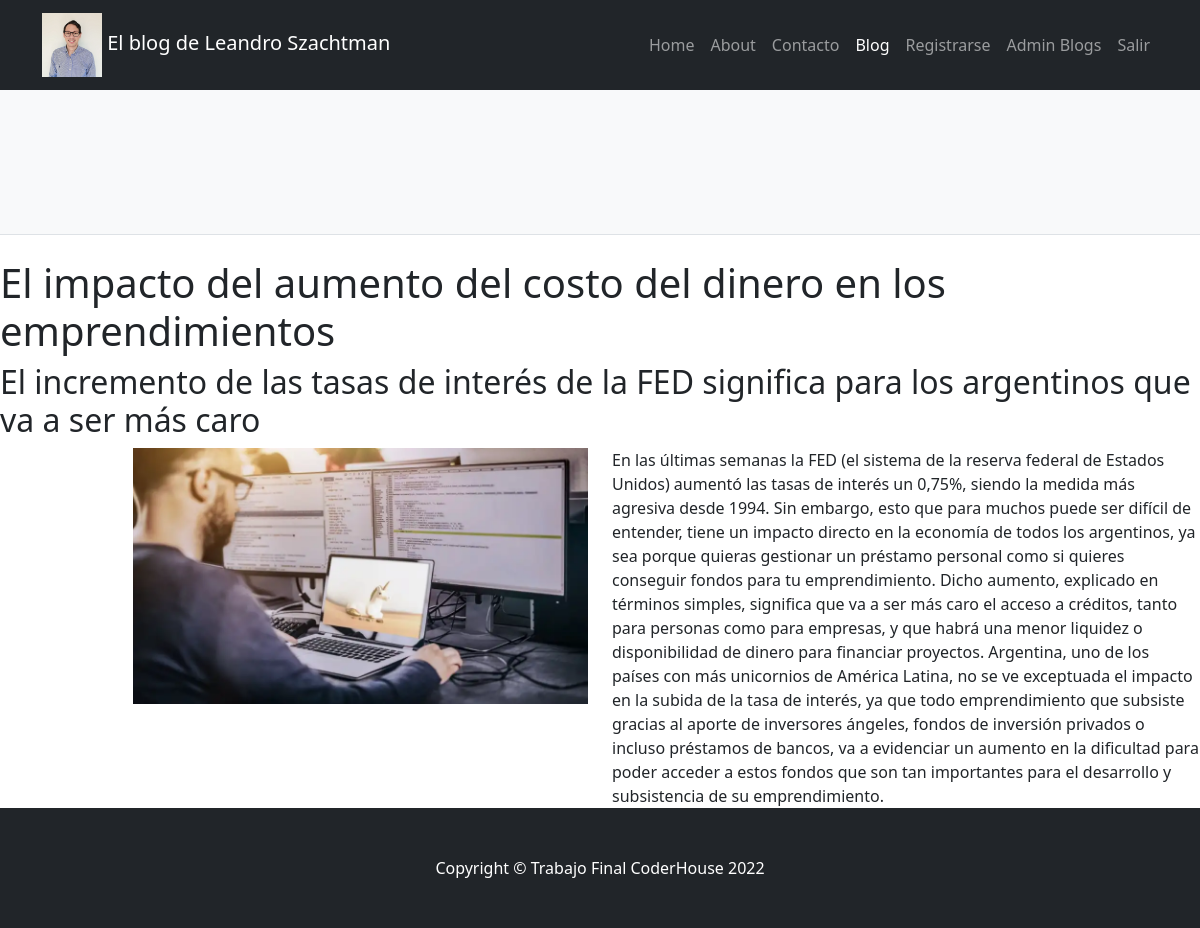
/5/detalle/ (signed in), run on the app's committed database.
### MiApp/models.py (models this page shows)
class Avatar(models.Model):
    user = models.OneToOneField(to=User, on_delete=models.CASCADE, related_name='avatar')
    imagen = models.ImageField(upload_to='avatares', null=True, blank=True)

class Post(models.Model):
    titulo = models.CharField(max_length=100)
    sub_titulo = models.CharField(max_length=100)
    texto = models.TextField(max_length=3000)
    publicado_el = models.DateField()
    imagen = models.ImageField(upload_to="posts", null=True, blank=True)

### MiApp/views.py (the view)
# urls.py: path('<int:pk>/detalle/', PostDetalle.as_view(), name="detalle"),
class PostDetalle(DetailView):
    model = Post

### MiApp/context_processors.py (called while the page is built)
def add_variable_to_context(request):
    web_site_setup = WebSiteSetup.objects.first()
    context = {}
    if web_site_setup:
        context = {
            "titulo_site": web_site_setup.titulo,
            "sub_titulo_site": web_site_setup.sub_titulo,
        }
    return context

### MiApp/templates/MiApp/post_detail.html
{% extends 'base.html' %}
{% block contenido %}
<div class="d-flex justify-content-center">
        <h1>{{object.titulo}}</h1>
</div>
<div class="d-flex justify-content-center">
        <h2>{{object.sub_titulo}}</h2>
</div>
<div class="row">
    <div class="col">
        <div class="d-flex justify-content-end">
            <img height="256" src="{{object.imagen.url}}">
        </div>
    </div>
    <div class="col">
        <div class="d-flex justify-content-start">
            {{object.texto}}
        </div>
    </div>
</div>
{% endblock %}

### MiApp/templates/base.html (shortened to what this page needs)
<!DOCTYPE html>
<html lang="en">
    <head>
        {% load static %}
        <link href="{% static 'css/styles.css' %}" rel="stylesheet" />
    </head>
    <body>
        <nav class="navbar navbar-expand-lg navbar-dark bg-dark">
            <div class="container">
                <a class="navbar-brand" href="{% url 'index' %}">
                    <img height="64" src="{{user.avatar.imagen.url}}">
                    El blog de Leandro Szachtman
                </a>
                <div class="collapse navbar-collapse" id="navbarSupportedContent">
                    <ul class="navbar-nav ms-auto mb-2 mb-lg-0">
                        <li class="nav-item"><a class="nav-link" href="/">Home</a></li>
                        <li class="nav-item"><a class="nav-link" href="{% url 'about' %}">About</a></li>
                        <li class="nav-item"><a class="nav-link" href="{% url 'mensajes-crear' %}">Contacto</a></li>
                        <li class="nav-item"><a class="nav-link active" aria-current="page" href="#">Blog</a></li>
                        <li class="nav-item"><a class="nav-link" href="{% url 'signup' %}">Registrarse</a></li>
                        {% if user.is_authenticated %}
                            <li class="nav-item"><a class="nav-link" href="{% url 'listar' %}">Admin Blogs</a></li>
                            <li class="nav-item"><a class="nav-link" href="{% url 'logout' %}">Salir</a></li>
                        {% else %}
                            <li class="nav-item"><a class="nav-link" href="{% url 'login' %}">Ingresar</a></li>
                        {% endif %}
                    </ul>
                </div>
            </div>
        </nav>
        <header class="py-5 bg-light border-bottom mb-4">
        </header>
        {% block contenido %} {% endblock %}
        <footer class="py-5 bg-dark">
            <div class="container"><p class="m-0 text-center text-white">Copyright &copy; Trabajo Final CoderHouse 2022</p></div>
        </footer>
    </body>
</html>

### data on the page
Post: titulo "El impacto del aumento del costo del dinero en los emprendimientos", sub_titulo "El incremento de las tasas de interés de la FED significa para los argentinos que va a ser más caro", imagen (picture), texto "En las últimas semanas la FED (el sistema de la reserva federal de Estados Unidos) aumentó las tasas de interés un 0,75%, siendo la medida más agresiva desde 1994. Sin embargo, esto que para muchos puede ser difícil de entender, tiene un impacto directo en la economía de todos los argentinos, ya sea porque quieras gestionar un préstamo personal como si quieres conseguir fondos para tu emprendimiento. Dicho aumento, explicado en términos simples, significa que va a ser más caro el acceso a créditos, tanto para personas como para empresas, y que habrá una menor liquidez o disponibilidad de dinero para financiar proyectos. Argentina, uno de los países con más unicornios de América Latina, no…"
